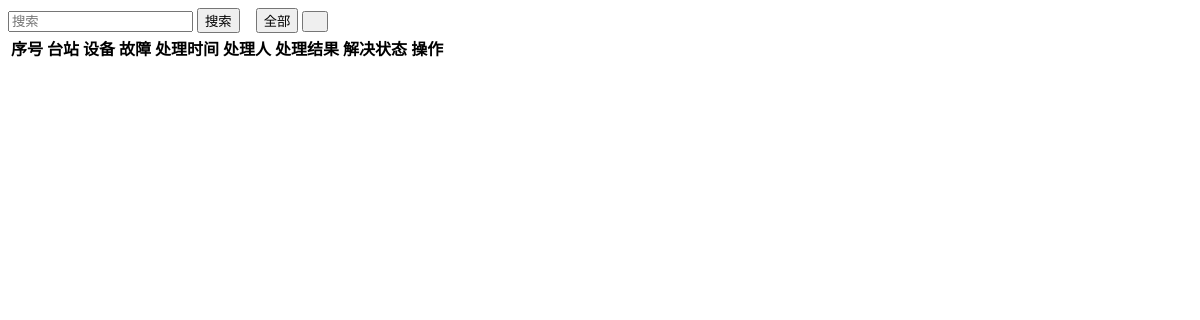
The app's page /equipMaintainIndex/ (signed in), older data.
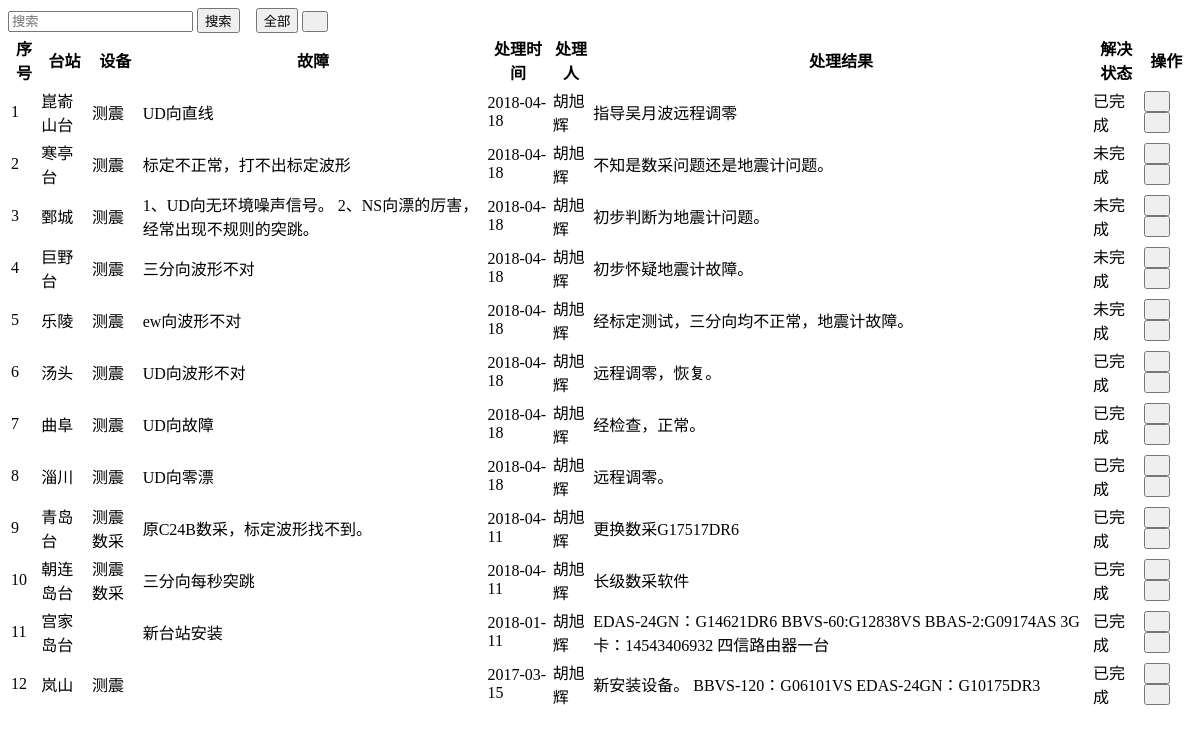
The same page, newer data.
### manager/models.py (models this page shows, shortened)
class equip_maintain_record(models.Model):
    station = models.CharField(max_length=32,blank=True,verbose_name="台站")
    equip = models.CharField(max_length=32,blank=True,verbose_name="设备")
    intro = models.TextField(max_length=128,blank=True,verbose_name="描述")
    submitter = models.CharField(max_length=32,blank=True,verbose_name="报修人")
    maintain_date = models.DateField(null=True,blank=True,verbose_name="处理时间")
    fault_startdate = models.DateField(null=True,blank=True,verbose_name="开始时间")
    fault_enddate = models.DateField(null=True,blank=True,verbose_name="恢复时间")
    staff = models.CharField(max_length=32,choices=SENDER_CHOICES,blank=True,verbose_name="处理人")
    status = models.CharField(max_length=32,choices=SCHEDULE_status_CHOICE,default='已完成',blank=True,verbose_name="完成状态")
    note = models.TextField(max_length=256,default='',blank=True,verbose_name="说明")
    class Meta:
        verbose_name = '设备维修记录'
        verbose_name_plural = '设备维修记录'

### manager/views.py (the view)
# urls.py: path(r'equipMaintainIndex/', views.EquipMaintainIndexView.as_view(), name='equipMaintainIndex'),
@method_decorator(login_required(login_url=('/manager/login')), name='dispatch')
class EquipMaintainIndexView(generic.ListView):
    model = equip_maintain_record
    context_object_name = 'equip_maintain_list'
    template_name = 'manager/indexEquipMaintain.html'
    paginate_by = 20
    ordering = ['station','equipment']
    district = 0
    mean = 0
    def get_context_data(self, **kwargs):
        context = super().get_context_data(**kwargs)
        context['districts'] = district.objects.all()
        context['measure_means'] = measure_means.objects.all()
        return context
    def get_queryset(self):
        filter_dict = self.request.GET.dict()
        print('filter:'+str(filter_dict))
        if 'csrfmiddlewaretoken' in filter_dict.keys():
            filter_dict.pop('csrfmiddlewaretoken')
        if 'page' in filter_dict.keys():
            filter_dict.pop('page')
        if 'search_word' in filter_dict.keys():
            search_word = filter_dict['search_word']
            filter_dict.pop('search_word')
            queryset = self.model.objects.filter(**filter_dict).filter(Q(equip_maintain_record__icontains=search_word)).order_by("-maintain_date")
        else:
            queryset = self.model.objects.filter(**filter_dict).order_by("-maintain_date")
        return queryset

### manager/templates/manager/indexEquipMaintain.html (shortened to what this page needs)
{% include './filterKeyword.html' %}
<button class="layui-btn layui-btn-sm" onclick="newRecord()"><i class="layui-icon">&#xe654;</i></button>
{% include './tableEquipMaintainList.html' %}

### manager/templates/manager/tableEquipMaintainList.html (shortened to what this page needs)
<table id="demo" class="layui-table"
    lay-even lay-skin="line" lay-size="sm" lay-filter='test'>
    <thead>
        <tr>
            <th lay-data="{field:'number', width:80, sort: true}">序号</th>
            <th lay-data="{field:'name', width:200, sort: true}">台站</th>
            <th lay-data="{field:'sierialNum', width:80, sort: true}">设备</th>
            <th lay-data="{field:'measure_means', width:80, sort: true}">故障</th>
            <th lay-data="{field:'district', width:80, sort: true}">处理时间</th>
            <th lay-data="{field:'staff', minWidth：160, sort: true}">处理人</th>
            <th lay-data="{field:'note', width:80, sort: true}">处理结果</th>
            <th lay-data="{field:'status', width:80, sort: true}">解决状态</th>
            <th lay-data="{field:'note', width:200, sort: true}">操作</th>
        </tr>
    </thead>
    <tbody>
    {% for record in equip_maintain_list %}
    <tr>
    <td>{{ forloop.counter }}</td>
    <td>{{ record.station }}</td>
    <td>{{ record.equip }}</td>
    <td>{{ record.intro }}</td>
    <td>{{ record.maintain_date }}</td>
    <td>{{ record.staff }}</td>
    <td>{{ record.note }}</td>
    <td class="backStatus">{{ record.status }}</td>
    <td><button class="layui-btn layui-btn-primary layui-btn-sm" onclick="edit({{ record.id }})"><i class="layui-icon">&#xe642;</i></button>
    <button class="layui-btn layui-btn-primary layui-btn-sm" onclick="deleteUnit({{ record.id }})" ><i class="layui-icon">&#xe640;</i></button></td>
    </tr>
    {% endfor %}
    </tbody>
</table>

Row changes from the older to the newer data that the page shows:
added equip_maintain_record: station "崑嵛山台", equip "测震", intro "UD向直线", maintain_date "2018-04-18", staff "胡旭辉", note "指导吴月波远程调零", status "已完成"
added equip_maintain_record: station "寒亭台", equip "测震", intro "标定不正常，打不出标定波形", maintain_date "2018-04-18", staff "胡旭辉", note "不知是数采问题还是地震计问题。", status "未完成"
added equip_maintain_record: station "鄄城", equip "测震", intro "1、UD向无环境噪声信号。 2、NS向漂的厉害，经常出现不规则的突跳。", maintain_date "2018-04-18", staff "胡旭辉", note "初步判断为地震计问题。", status "未完成"
added equip_maintain_record: station "巨野台", equip "测震", intro "三分向波形不对", maintain_date "2018-04-18", staff "胡旭辉", note "初步怀疑地震计故障。", status "未完成"
added equip_maintain_record: station "乐陵", equip "测震", intro "ew向波形不对", maintain_date "2018-04-18", staff "胡旭辉", note "经标定测试，三分向均不正常，地震计故障。", status "未完成"
added equip_maintain_record: station "汤头", equip "测震", intro "UD向波形不对", maintain_date "2018-04-18", staff "胡旭辉", note "远程调零，恢复。", status "已完成"
added equip_maintain_record: station "曲阜", equip "测震", intro "UD向故障", maintain_date "2018-04-18", staff "胡旭辉", note "经检查，正常。", status "已完成"
added equip_maintain_record: station "淄川", equip "测震", intro "UD向零漂", maintain_date "2018-04-18", staff "胡旭辉", note "远程调零。", status "已完成"
added equip_maintain_record: station "青岛台", equip "测震数采", intro "原C24B数采，标定波形找不到。", maintain_date "2018-04-11", staff "胡旭辉", note "更换数采G17517DR6", status "已完成"
added equip_maintain_record: station "朝连岛台", equip "测震数采", intro "三分向每秒突跳", maintain_date "2018-04-11", staff "胡旭辉", note "长级数采软件", status "已完成"
added equip_maintain_record: station "宫家岛台", intro "新台站安装", maintain_date "2018-01-11", staff "胡旭辉", note "EDAS-24GN：G14621DR6 BBVS-60:G12838VS BBAS-2:G09174AS 3G卡：14543406932 四信路由器一台", status "已完成"
added equip_maintain_record: station "岚山", equip "测震", maintain_date "2017-03-15", staff "胡旭辉", note "新安装设备。 BBVS-120：G06101VS EDAS-24GN：G10175DR3", status "已完成"
